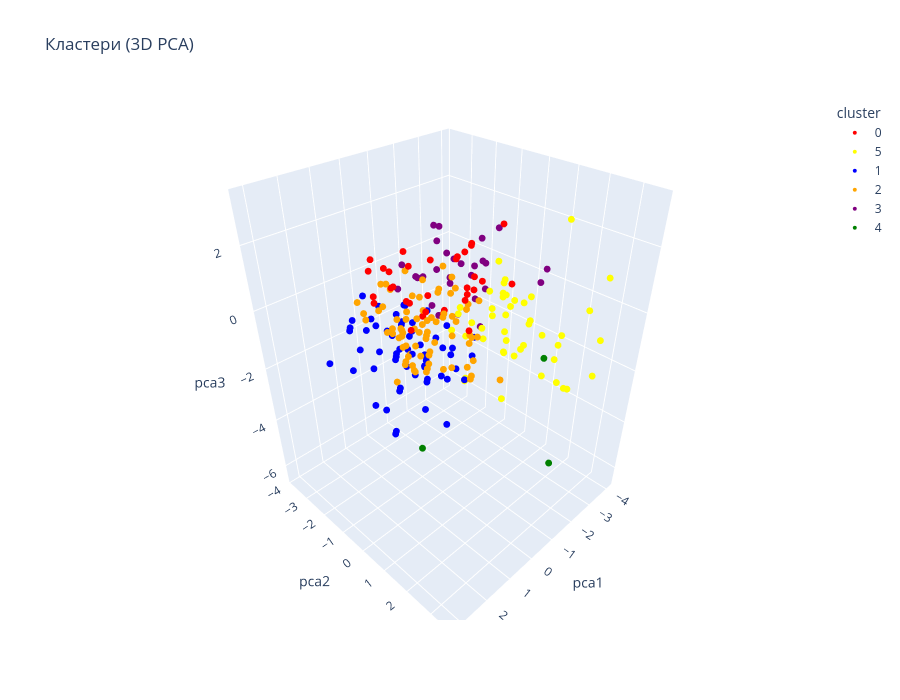

Notebook source saved alongside this figure:
### Code cell
plot_sp = num_spotify.copy()
plot_sp['cluster'] = plot_sp['cluster'].astype(str)

cluster_colors = {
    0: 'red',
    1: 'blue',
    2: 'orange',
    3: 'purple',
    4: 'green',
    5: 'yellow'
}
color_map = {str(k): v for k, v in cluster_colors.items()}

fig = px.scatter_3d(
    plot_sp,
    x='pca1',
    y='pca2',
    z='pca3',
    color='cluster',
    color_discrete_map=color_map,
    title='Кластери (3D PCA)',
    height=700
)

fig.update_traces(marker=dict(size=4))
fig.show()
